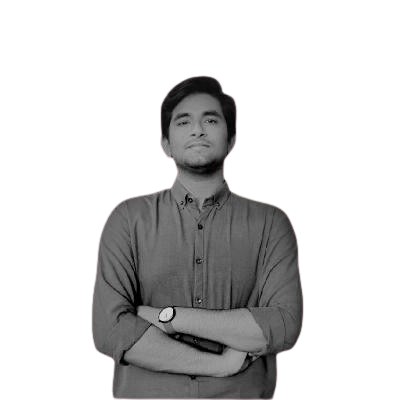
#> input picture source-photo.png, 400 x 400 px, found by its file name
$ python prep_photo.py
#> lines starting #> are read from the running program, lines starting #| are printed output that depends on the picture
"""Prep photo (background already removed, e.g. via macOS Preview): CLAHE contrast -> composite on white.
Usage: python scripts/prep_photo.py source-photo.png"""
import sys
import numpy as np
import cv2
from PIL import Image

src = sys.argv[1] if len(sys.argv) > 1 else "source-photo.png"
arr = np.array(Image.open(src).convert("RGBA"))
#> arr is the input picture: shape (400, 400, 4); mean R, G, B, A 27.3, 27.2, 27.2, 72.5
alpha = arr[..., 3].astype(np.float32) / 255.0
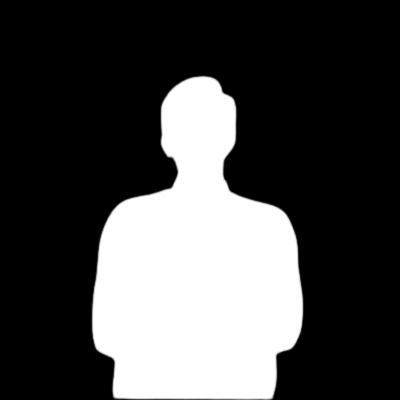
#> alpha: shape (400, 400) float32; min 0, max 1, mean 0.284
gray = cv2.cvtColor(arr[..., :3], cv2.COLOR_RGB2GRAY)
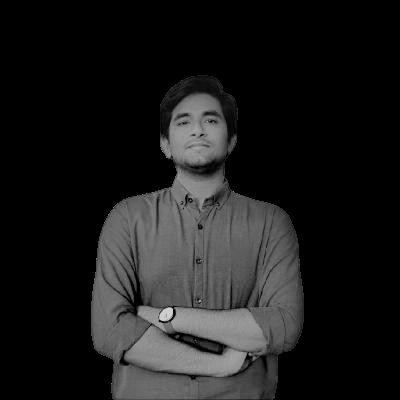
#> gray: shape (400, 400); min 0, max 233, mean 27.2
gray = cv2.createCLAHE(clipLimit=3.0, tileGridSize=(8, 8)).apply(gray)
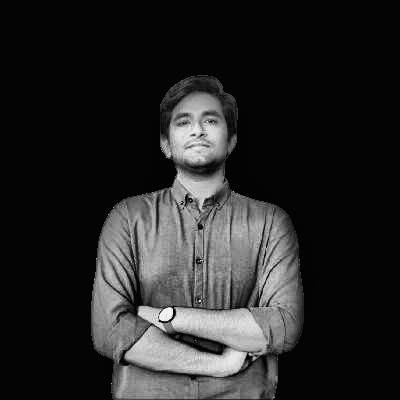
#> gray: shape (400, 400); min 1, max 250, mean 38.6
out = (gray * alpha + 255 * (1 - alpha)).astype(np.uint8)
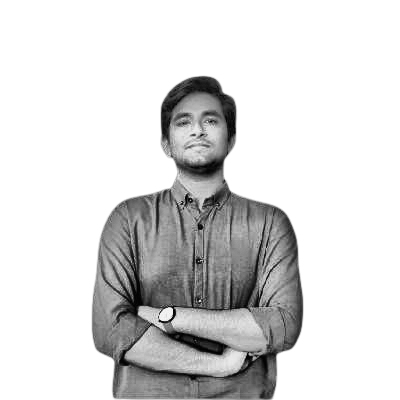
#> out: shape (400, 400); min 1, max 255, mean 217.8
Image.fromarray(out, "L").save("source-prepped.png")
print("saved source-prepped.png")
